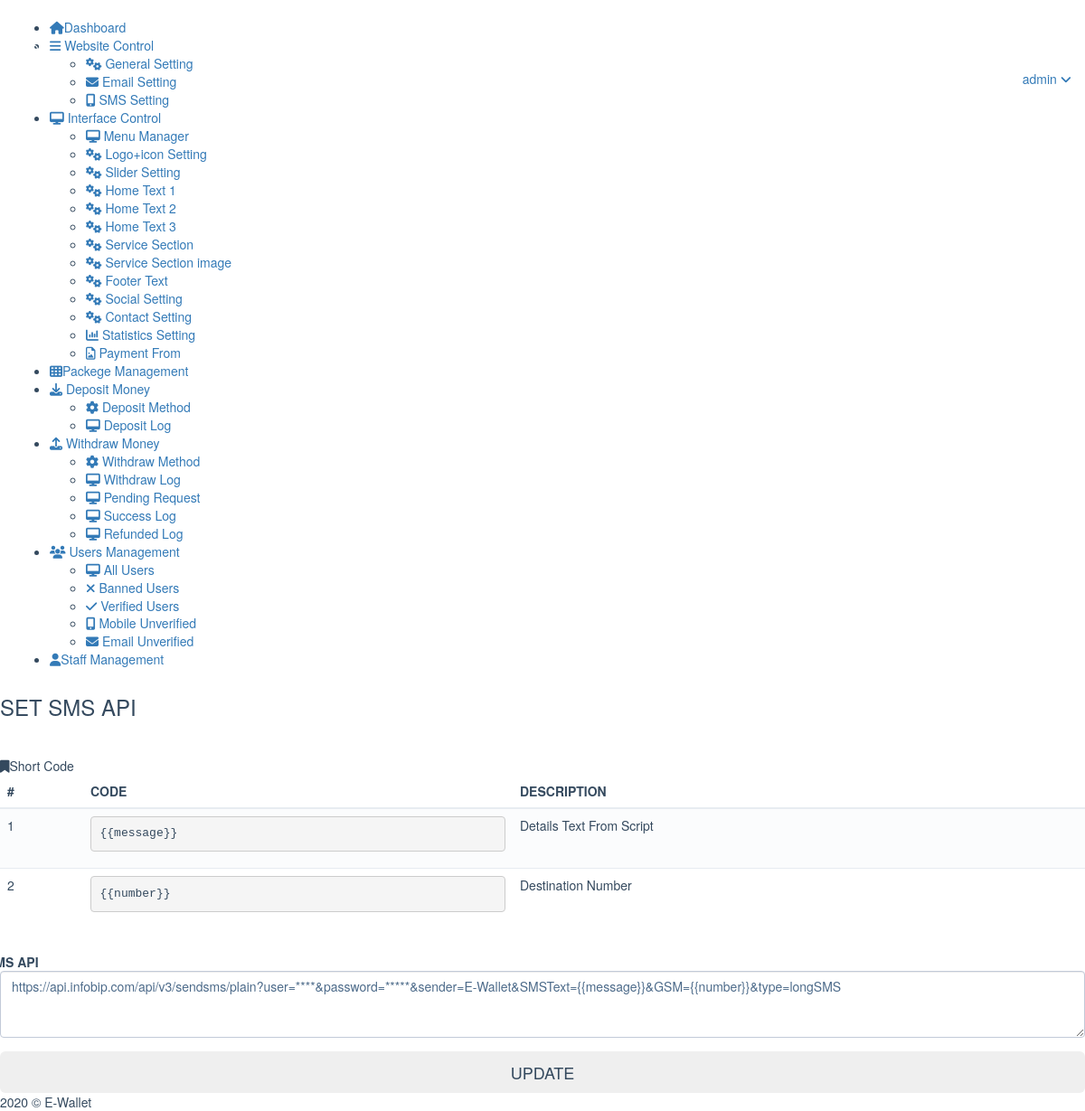
The page /admin/setsms.php (signed in) on the database its author committed.
### tables this page shows
CREATE TABLE `general_setting` (
  `id` int(11) NOT NULL,
  `sitetitle` varchar(255) DEFAULT NULL,
  `reg` varchar(1) DEFAULT NULL,
  `notimail` varchar(366) DEFAULT NULL,
  `emailtemp` blob DEFAULT NULL,
  `smsapi` varchar(2555) DEFAULT NULL,
  `currency` varchar(11) DEFAULT NULL,
  `cur` varchar(11) DEFAULT NULL,
  `colorcode` varchar(6) DEFAULT NULL,
  `ev` int(1) DEFAULT 0,
  `mv` int(1) DEFAULT 0,
  `deci` int(11) DEFAULT 2,
  `en` int(1) DEFAULT 1,
  `mn` int(1) DEFAULT 1,
  `cemail` varchar(255) DEFAULT NULL,
  `cmobile` varchar(255) DEFAULT NULL,
  `clocation` varchar(255) DEFAULT NULL
);

### admin/setsms.php (the view, shortened to what this page needs)
<?php
include ('include/header.php');
?>
</head>
<body class="page-header-fixed page-sidebar-closed-hide-logo">
<?php
include ('include/sidebar.php');
?>
<div class="page-content-wrapper">
<div class="page-content">
<h3 class="page-title  uppercase bold"> SET SMS API</h3>
<hr>
<div class="row">
<div class="col-md-12">
<div class="portlet box green">
<div class="portlet-title">
<div class="caption">
<i class="fa fa-bookmark"></i>Short Code</div>
</div>
<div class="portlet-body">
<div class="table-scrollable">
<table class="table table-striped table-hover">
<thead>
<tr>
<th> # </th>
<th> CODE </th>
<th> DESCRIPTION </th>
</tr>
</thead>
<tbody>
<tr>
<td> 1 </td>
<td> <pre>{{message}}</pre> </td>
<td> Details Text From Script</td>
</tr>
<tr>
<td> 2 </td>
<td> <pre>{{number}}</pre> </td>
<td> Destination Number</td>
</tr>
</tbody>
</table>
</div>
</div>
</div>
</div>
<div class="col-md-12">
<div class="portlet light bordered">
<div class="portlet-body form">
<form class="form-horizontal" action="" method="post" role="form">
<div class="form-body">
<?php
$old = $db->query("SELECT smsapi FROM general_setting WHERE id='1'")->fetch();
?>
<div class="form-group">
<label class="control-label"><strong>SMS API</strong><br></label>
<div class="col-md-12">
<textarea  class="form-control" rows="3" name="smsapi"><?php echo $old[0]; ?></textarea>
</div>
</div>
<div class="row">
<div class="col-md-12">
<button type="submit" class="btn blue btn-block btn-lg">UPDATE</button>
</div>
</div>
</div>
</form>
</div>
</div>
</div>
</div>
</div>
</div>
<?php
include ('include/footer.php');
?>
</body>
</html>

### admin/include/footer.php (shortened to what this page needs)
</div>
<div class="page-footer">
<div class="page-footer-inner"> <?php echo date("Y"); ?> &copy; <?php echo $gen[0]; ?></div>
</div>

### rows shown on the page
general_setting: smsapi "https://api.infobip.com/api/v3/sendsms/plain?user=****&password=*****&sender=E-Wallet&SMSText={{message}}&GSM={{number}}&type=longSMS", sitetitle "E-Wallet"

### other values the page prints
$user "admin"
